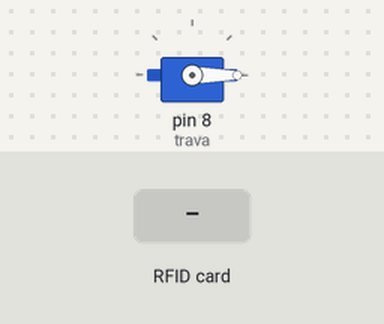
Simulated run of this sketch. Board: Arduino Uno, built with avr-gcc and run on an emulated ATmega328P. On the bench: servo. The inputs (shaded band) are chosen by the test bench.

Above: at 1.2 s.
1.3 s: RFID card DE AD BE EF held to the reader
At 1.9 s:
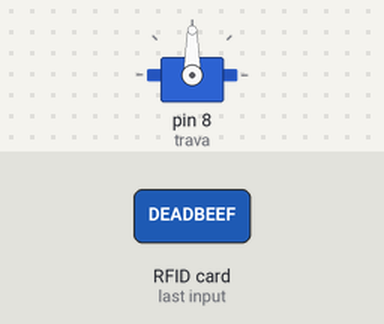
Timing chart, 0 to 4.3 s (numbered marks = the images above; inputs shaded):
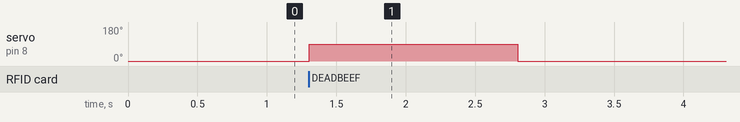

The sketch:

Projeto_147_Controle_de_acesso_com_RFID_e_servo.ino
```cpp
// Projeto 147 - Controle de acesso com RFID e servo
// Arduino Uno | Arduino Neon Lab

#include <SPI.h>
#include <MFRC522.h>
#include <Servo.h>
MFRC522 leitor(10,9);Servo trava;
// Substitua pelo UID da sua propria tag, lido no projeto 058.
const byte UID_OK[4]={0xDE,0xAD,0xBE,0xEF};
void setup(){SPI.begin();leitor.PCD_Init();trava.attach(8);trava.write(0);}
void loop(){
 if(!leitor.PICC_IsNewCardPresent() || !leitor.PICC_ReadCardSerial()) return;
 bool autorizado=leitor.uid.size==4;
 for(byte i=0;i<4 && autorizado;i++)
   if(leitor.uid.uidByte[i]!=UID_OK[i]) autorizado=false;
 if(autorizado){trava.write(90);delay(1500);trava.write(0);}
 leitor.PICC_HaltA();leitor.PCD_StopCrypto1();
}
```

Measured:
- after the input at 1.3 s, servo on pin 8 (trava): 0° → 90° at once, → 0° 1.5 s later
